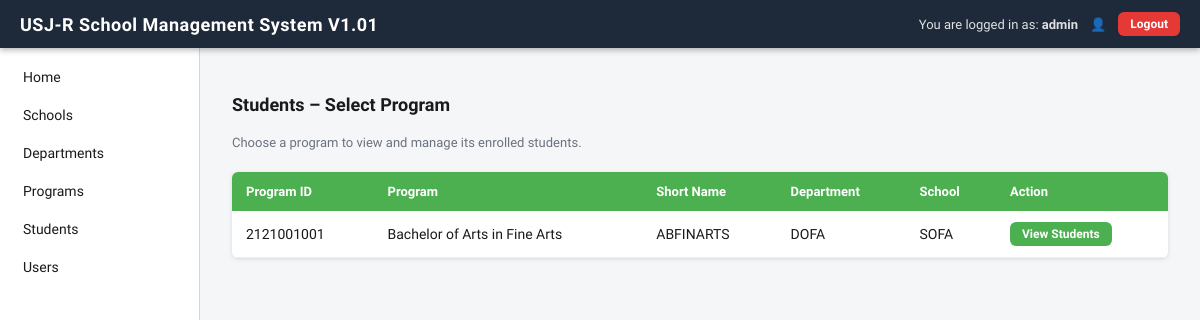
The page /students/select.php (signed in) on the database its author committed.
### tables this page shows
CREATE TABLE IF NOT EXISTS programs (
    prog_id         INT PRIMARY KEY,
    prog_full_name  VARCHAR(150) NOT NULL,
    prog_short_name VARCHAR(20)  NOT NULL,
    dept_id         INT NOT NULL,
    FOREIGN KEY (dept_id) REFERENCES departments(dept_id)
);

CREATE TABLE IF NOT EXISTS departments (
    dept_id         INT PRIMARY KEY,
    dept_full_name  VARCHAR(150) NOT NULL,
    dept_short_name VARCHAR(20)  NOT NULL,
    school_id       INT NOT NULL,
    FOREIGN KEY (school_id) REFERENCES schools(school_id)
);

CREATE TABLE IF NOT EXISTS schools (
    school_id   INT PRIMARY KEY,
    school_full_name  VARCHAR(150) NOT NULL,
    school_short_name VARCHAR(20)  NOT NULL
);

### students/select.php (the view, shortened to what this page needs)
<?php
require_once '../config/db.php';
$programs = $pdo->query("
    SELECT p.prog_id, p.prog_short_name, p.prog_full_name,
           d.dept_short_name, s.school_short_name
    FROM programs p
    JOIN departments d ON d.dept_id = p.dept_id
    JOIN schools s ON s.school_id = d.school_id
    ORDER BY s.school_id, d.dept_id, p.prog_id
")->fetchAll();
include '../includes/header.php';
?>
<p class="page-title">Students – Select Program</p>
<p class="page-subtitle">Choose a program to view and manage its enrolled students.</p>
<table class="data-table">
    <thead>
        <tr>
            <th>Program ID</th>
            <th>Program</th>
            <th>Short Name</th>
            <th>Department</th>
            <th>School</th>
            <th>Action</th>
        </tr>
    </thead>
    <tbody>
    <?php if ($programs): ?>
        <?php foreach ($programs as $p): ?>
        <tr>
            <td><?= htmlspecialchars($p['prog_id']) ?></td>
            <td><?= htmlspecialchars($p['prog_full_name']) ?></td>
            <td><?= htmlspecialchars($p['prog_short_name']) ?></td>
            <td><?= htmlspecialchars($p['dept_short_name']) ?></td>
            <td><?= htmlspecialchars($p['school_short_name']) ?></td>
            <td>
                <a href="list.php?prog_id=<?= $p['prog_id'] ?>" class="btn btn-green btn-sm">View Students</a>
            </td>
        </tr>
        <?php endforeach; ?>
    <?php else: ?>
        <tr><td colspan="6" style="text-align:center;color:var(--muted);">No programs found.</td></tr>
    <?php endif; ?>
    </tbody>
</table>
<?php include '../includes/footer.php'; ?>

### assets/style.css (style rules this page uses)
:root { --navy: #1e2a3a; --green: #4caf50; --green-dark: #388e3c; --orange: #f5a623; --red: #e53935; --red-dark: #c62828; --gray-bg: #f4f6f8; --sidebar-w: 200px; --header-h: 48px; --border: #d0d7de; --text: #1a1a1a; --muted: #6b7280; --white: #ffffff; --radius: 6px; --shadow: 0 1px 4px rgba(0,0,0,.12); }
*, *::before, *::after { box-sizing: border-box; margin: 0; padding: 0; }
body { font-family: 'Source Sans 3', sans-serif; font-size: 15px; background: var(--gray-bg); color: var(--text); min-height: 100vh; }
a { color: inherit; text-decoration: none; }
.btn { display: inline-flex; align-items: center; gap: 6px; padding: 7px 16px; border-radius: var(--radius); font-size: 13px; font-weight: 600; border: none; cursor: pointer; transition: background .15s, opacity .15s; text-decoration: none; font-family: inherit; }
.btn-green { background: var(--green); color: var(--white); }
.btn-sm { padding: 5px 12px; font-size: 12px; }
.page-title { font-size: 18px; font-weight: 700; margin-bottom: 18px; }
.page-subtitle { font-size: 13px; color: var(--muted); margin-bottom: 18px; line-height: 1.6; }
.data-table { width: 100%; border-collapse: collapse; background: var(--white); border-radius: var(--radius); overflow: hidden; box-shadow: var(--shadow); font-size: 14px; }
.data-table thead tr { background: var(--green); color: var(--white); }
.data-table thead th { padding: 12px 14px; font-weight: 700; text-align: left; font-size: 13px; }
.data-table tbody td { padding: 11px 14px; border-bottom: 1px solid #f0f0f0; }

### rows shown on the page
programs: prog_id "2121001001", prog_full_name "Bachelor of Arts in Fine Arts", prog_short_name "ABFINARTS", dept.dept_short_name "DOFA", schools.school_short_name "SOFA"

### other values the page prints
$_SESSION['user_name'] "admin"
